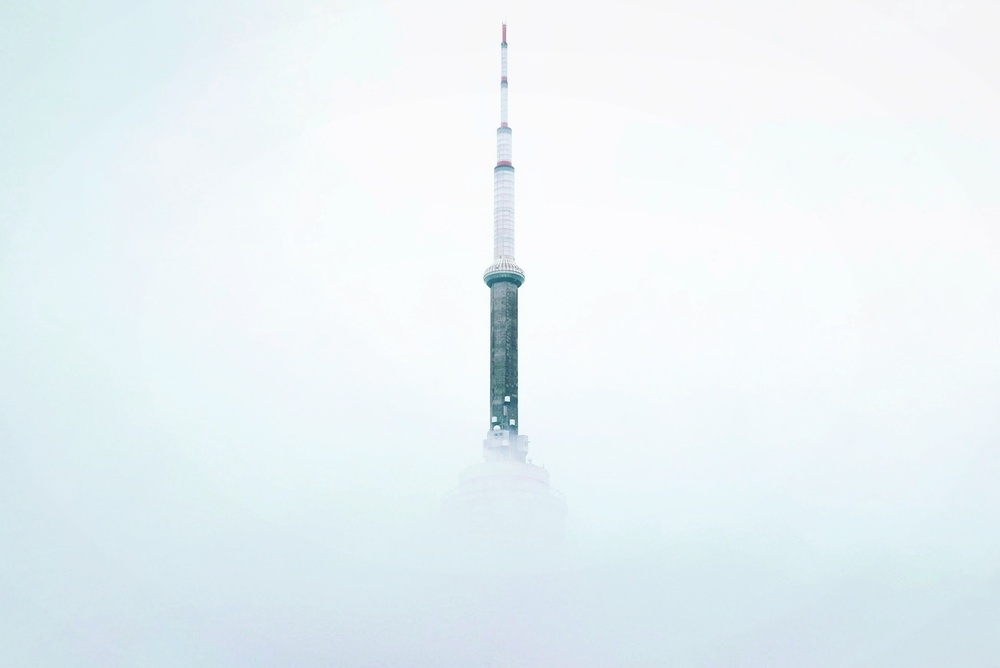
#> input picture photo_text/photo.jpg, 1000 x 668 px, shrunk from 2916 x 1949 before the run
$ python photo_text.py
#> lines starting #> are read from the running program, lines starting #| are printed output that depends on the picture
# -*- coding: utf-8 -*-
# @Time    : 22020/6/25 18:22
# @Author  : Seventy
# @Site    : 将图片用文字渲染出来
# @File    : photo_text.py
# @Software: PyCharm

from PIL import Image, ImageDraw, ImageFont

# 文字大小
font_size = 12
# 文字内容
text_msg = "我喜欢你"
# 图片路径
img_path = "./photo.jpg"
# 字体文件
text_type = "./站酷快乐体2016修订版.ttf"
# 图片保存路径
img_save = "./save.jpeg"

# 使用 pillow.Image 读取图像
img_raw = Image.open(img_path)
#> img_raw is the input picture: PIL image 1000x668 RGB; mean R, G, B 233.2, 242.4, 246
# 使用 load 函数获取到每一个像素值
img_array = img_raw.load()

# 新建画布，并选好要使用的字体和字体大小
img_new = Image.new("RGB", img_raw.size, (0, 0, 0))
#> img_new: PIL image 1000x668 RGB; every value is 0
draw = ImageDraw.Draw(img_new)
font = ImageFont.truetype(text_type, font_size)


# 循环文字内容
def character_generator(text):
    while True:
        for i in range(len(text)):
            yield text[i]


ch_gen = character_generator(text_msg)

# 给字加上相应的颜色，写入新创建的画布中
for y in range(0, img_raw.size[1], font_size):
    for x in range(0, img_raw.size[0], font_size):
        draw.text((x, y), next(ch_gen), font=font, fill=img_array[x, y], direction=None)

# 保存成品
img_new.convert("RGB").save(img_save)
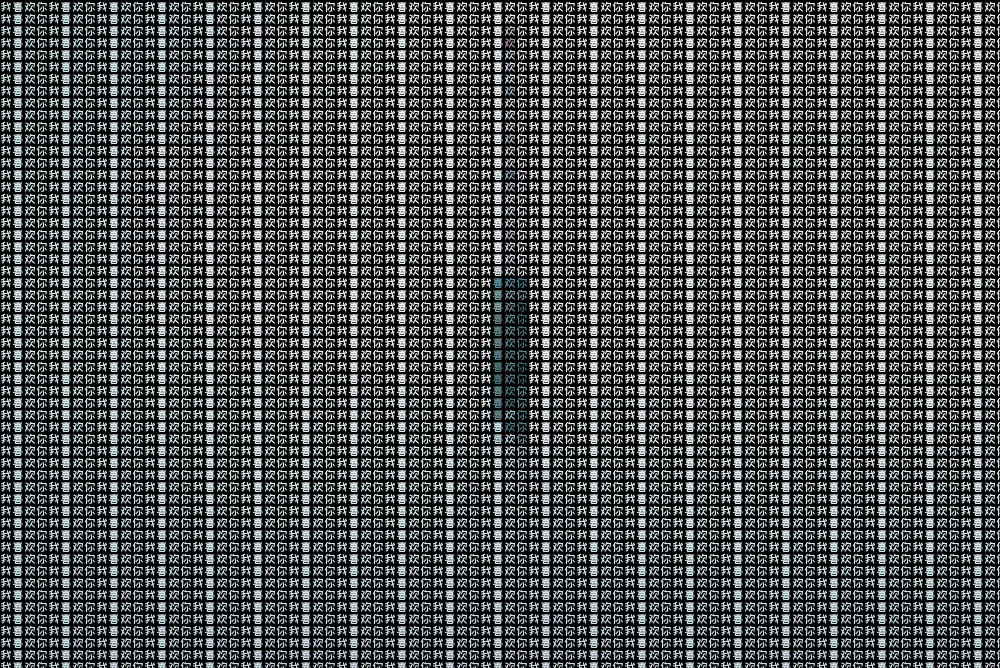
#> saved as save.jpeg: PIL image 1000x668 RGB; mean R, G, B 75.6, 78.6, 79.7
